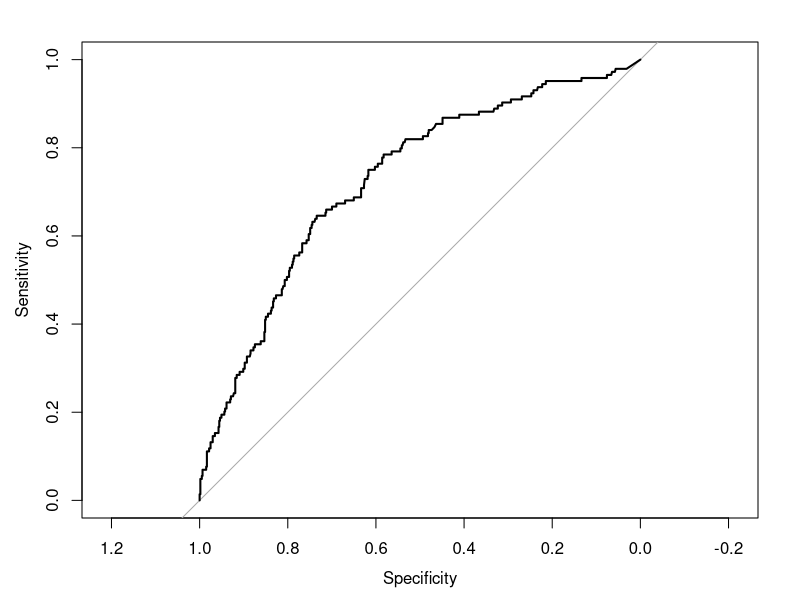
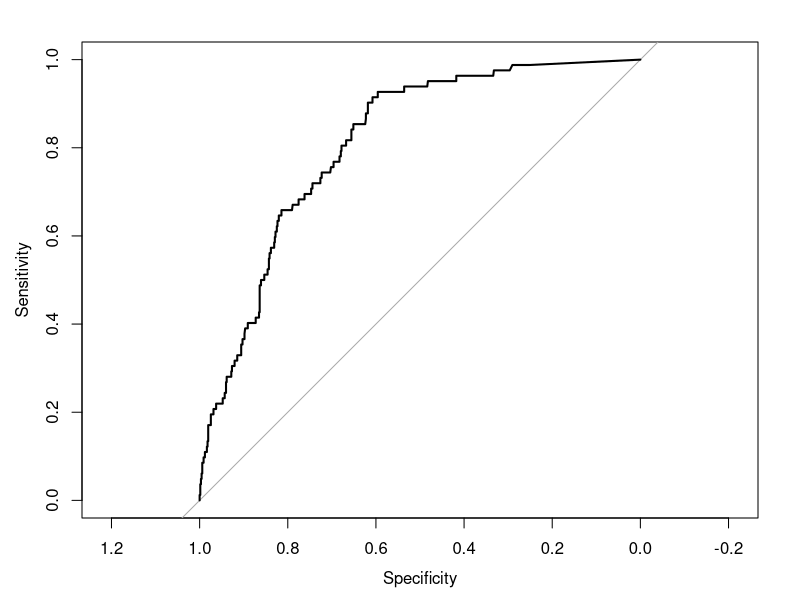
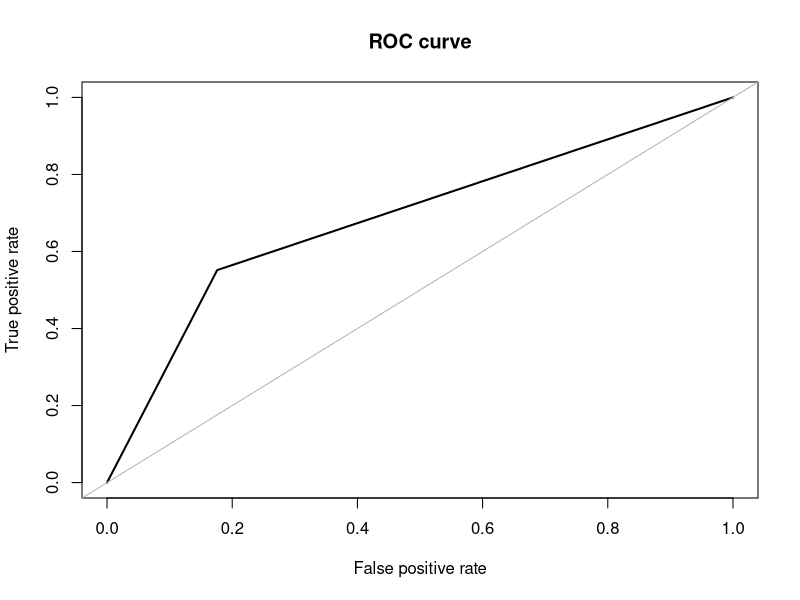
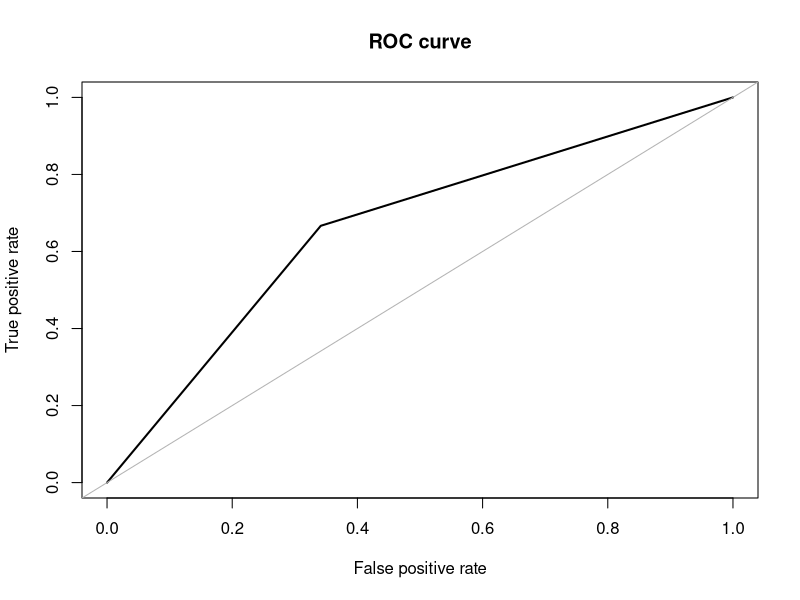
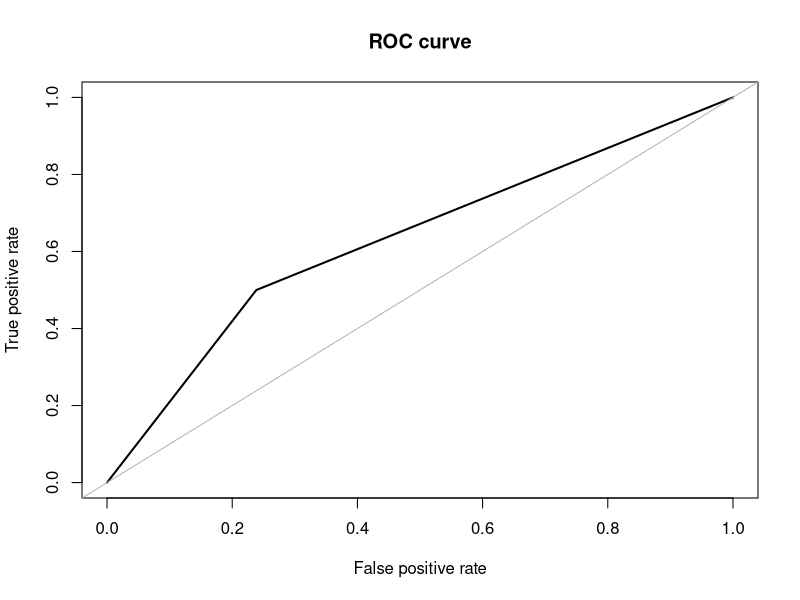
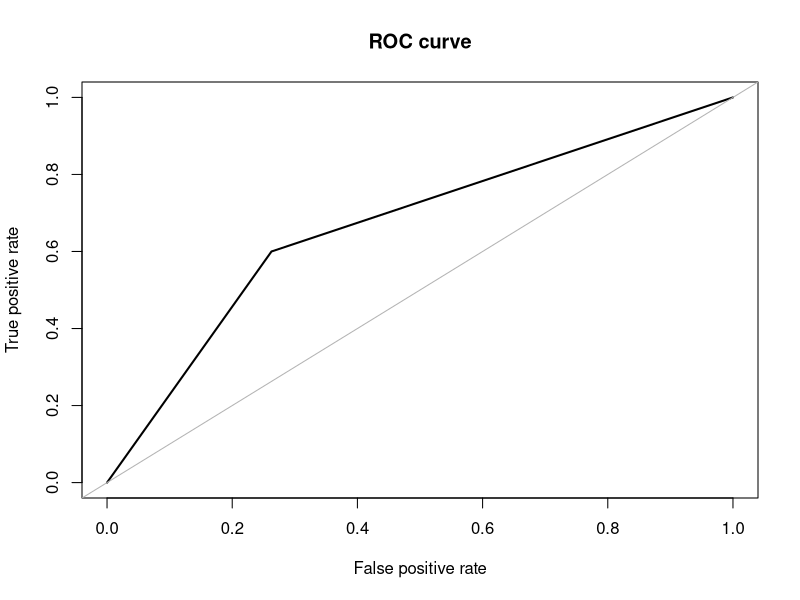
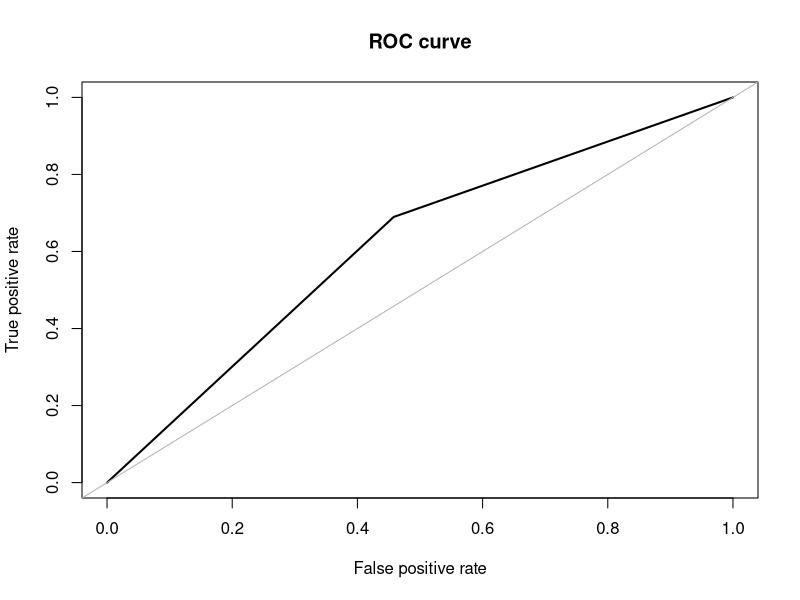

Write R code to recreate these figures, in order.
#EDA

df <- read.csv("../data/china_centroids_complied.csv")

# remove columns 1,2,3
df <- df[,-c(1,2,3)]

# get rid of weird negative rows

df <- df[-c(763:nrow(df)),]

bad_rows <- which(df$acc_to_c<0)
bad_rows <- c(bad_rows,which(df$pop_dens<0))

df <- df[-bad_rows,]

# start by predicting outbreak vs non outbreak
df$cases_binary <- 0
df$cases_binary[which(df$ncov_cases>0)] <-1
df$cases_binary <- as.factor(df$cases_binary)

df$death_binary <- 0
df$death_binary[which(df$ncov_death>0)]<-1
df$death_binary <- as.factor(df$death_binary)

library('randomForest')
library('pROC')

# try a classifier

rf1 <- randomForest(cases_binary ~acc_to_c+hc_dist+hc_dens+airport_de+airport_di+pop_dens,data=df )

rf1.roc<-roc(df$cases_binary,rf1$votes[,2])
plot(rf1.roc)
auc(rf1.roc)

rf2 <- randomForest(death_binary ~acc_to_c+hc_dist+hc_dens+airport_de+airport_di+pop_dens,data=df )
rf2.roc<-roc(df$death_binary,rf2$votes[,2])
plot(rf2.roc)
auc(rf2.roc)

# pretty bad class imbalance

library("ROSE")

# do an actual cross validation and measure AUC
set.seed(1)
folds <- 5
df$folds <- sample(1:folds,size=nrow(df),replace=T)

for(f in 1:folds){
  df_train <- df[which(df$folds!=f),]
  df_test <- df[which(df$folds==f),]
  
  # oversample the training data
  #df_train_over <- ovun.sample(cases_binary~.,data=df_train,method="both",N=1500)$data
  df_train_over <- ROSE(cases_binary~.,data=df_train)$data
  rf1_over <- randomForest(cases_binary ~acc_to_c+hc_dist+hc_dens+airport_de+airport_di+pop_dens,data=df_train_over )
  
  # predict on test data
  rf1_test <- predict(object = rf1_over,newdata = df_test)
  print(roc.curve(df_test$cases_binary,rf1_test))
  
  
  rf2 <- randomForest(ncov_cases~acc_to_c+hc_dist+hc_dens+airport_de+airport_di+pop_dens,data=df_train_over )
  rf2_test <- predict(rf2,newdata = df_test)  
  cor(rf2_test,df_test$ncov_cases)  
}
